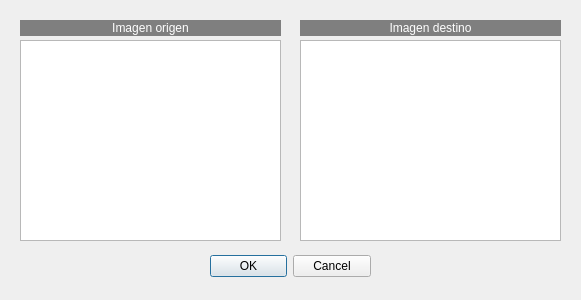
<?xml version="1.0" encoding="UTF-8"?>
<ui version="4.0">
 <class>Perspectiva</class>
 <widget class="QDialog" name="Perspectiva">
  <property name="windowModality">
   <enum>Qt::WindowModality::WindowModal</enum>
  </property>
  <property name="geometry">
   <rect>
    <x>0</x>
    <y>0</y>
    <width>581</width>
    <height>300</height>
   </rect>
  </property>
  <property name="windowTitle">
   <string>Transformación perspectiva</string>
  </property>
  <widget class="QDialogButtonBox" name="buttonBox">
   <property name="geometry">
    <rect>
     <x>210</x>
     <y>250</y>
     <width>161</width>
     <height>32</height>
    </rect>
   </property>
   <property name="orientation">
    <enum>Qt::Orientation::Horizontal</enum>
   </property>
   <property name="standardButtons">
    <set>QDialogButtonBox::StandardButton::Cancel|QDialogButtonBox::StandardButton::Ok</set>
   </property>
  </widget>
  <widget class="QLabel" name="label_2">
   <property name="geometry">
    <rect>
     <x>20</x>
     <y>20</y>
     <width>261</width>
     <height>16</height>
    </rect>
   </property>
   <property name="styleSheet">
    <string notr="true">background-color: rgb(127, 127, 127);
color: rgb(255, 255, 255);</string>
   </property>
   <property name="text">
    <string>Imagen origen</string>
   </property>
   <property name="alignment">
    <set>Qt::AlignmentFlag::AlignCenter</set>
   </property>
  </widget>
  <widget class="QLabel" name="label_3">
   <property name="geometry">
    <rect>
     <x>300</x>
     <y>20</y>
     <width>261</width>
     <height>16</height>
    </rect>
   </property>
   <property name="styleSheet">
    <string notr="true">background-color: rgb(127, 127, 127);
color: rgb(255, 255, 255);</string>
   </property>
   <property name="text">
    <string>Imagen destino</string>
   </property>
   <property name="alignment">
    <set>Qt::AlignmentFlag::AlignCenter</set>
   </property>
  </widget>
  <widget class="QListWidget" name="listWidget">
   <property name="geometry">
    <rect>
     <x>20</x>
     <y>40</y>
     <width>261</width>
     <height>201</height>
    </rect>
   </property>
  </widget>
  <widget class="QListWidget" name="listWidget_2">
   <property name="geometry">
    <rect>
     <x>300</x>
     <y>40</y>
     <width>261</width>
     <height>201</height>
    </rect>
   </property>
  </widget>
 </widget>
 <resources/>
 <connections>
  <connection>
   <sender>buttonBox</sender>
   <signal>accepted()</signal>
   <receiver>Perspectiva</receiver>
   <slot>accept()</slot>
   <hints>
    <hint type="sourcelabel">
     <x>248</x>
     <y>254</y>
    </hint>
    <hint type="destinationlabel">
     <x>157</x>
     <y>274</y>
    </hint>
   </hints>
  </connection>
  <connection>
   <sender>buttonBox</sender>
   <signal>rejected()</signal>
   <receiver>Perspectiva</receiver>
   <slot>reject()</slot>
   <hints>
    <hint type="sourcelabel">
     <x>316</x>
     <y>260</y>
    </hint>
    <hint type="destinationlabel">
     <x>286</x>
     <y>274</y>
    </hint>
   </hints>
  </connection>
 </connections>
</ui>
